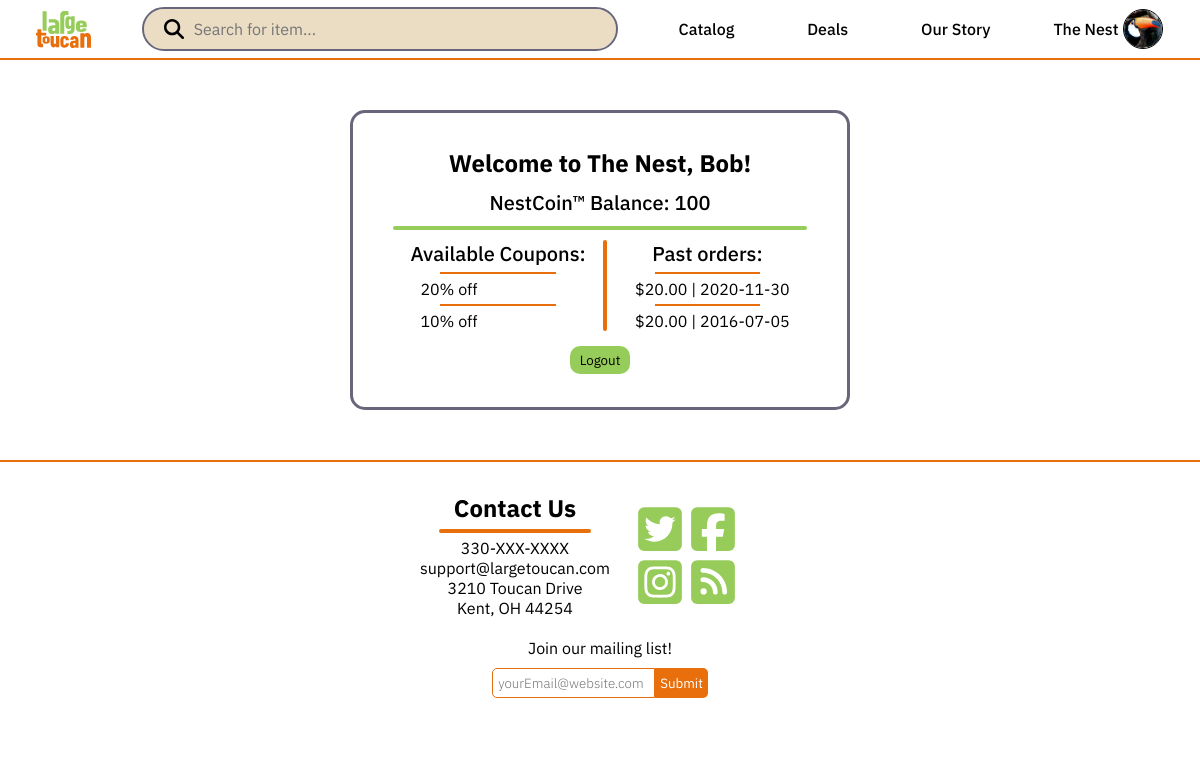
Screenshot of /public_html/largeToucan/userPage.php (signed in) with the database file from the repository.
### tables this page shows
create table customer
    (customer_ID    varchar(6) check (customer_ID like 'c_____'),
     first_name     varchar(30),
     last_name      varchar(30),
     street         varchar(50),
     city           varchar(30),
     state          varchar(15),
     zip            numeric(5),
     email          varchar(50) check (email like '%@%'),
     password       varchar(15),
     phone          numeric(10),
     date_of_birth  date,
     reward_points  numeric(65),
     primary key (customer_ID)
    );

create table uses
    (customer_ID    varchar(6) check (customer_ID like 'c_____'),
     coupon_ID      varchar(7) check (coupon_ID like 'cp_____'),
     primary key (customer_ID, coupon_ID),
     foreign key (customer_ID) references customer (customer_ID),
     foreign key (coupon_ID) references coupon (coupon_ID)
    );

create table coupon
    (coupon_ID          varchar(7) check (coupon_ID like 'cp_____'),
     reward_point_cost  numeric(4),
     description        varchar(500),
     primary key (coupon_ID)
    );

create table purchase
    (purchase_ID    varchar(6) check (purchase_ID like 'p_____'),
     customer_ID    varchar(6) check (customer_ID like 'c_____'),
     total_cost     numeric(10,2),
     purchase_date  date,
     primary key (purchase_ID),
     foreign key (customer_ID) references customer (customer_ID)
    );

### public_html/largeToucan/userPage.php (the view, shortened to what this page needs)
<?php session_start();
include '../../phpconfig/config.inc';
$conn = new mysqli($servername, $username, $password, $dbname);
$currentUserID = $_SESSION["customer_ID"];
$sql = "SELECT first_name, reward_points FROM customer where customer_ID = '$currentUserID'";
$userInfo = $conn->query($sql);
$userInfo = $userInfo->fetch_assoc();
$sql = "SELECT coupon_ID FROM uses WHERE customer_ID = '$currentUserID'";
$couponInfo = $conn->query($sql);
$sql = "SELECT purchase_date, total_cost FROM purchase WHERE customer_ID = '$currentUserID'";
$purchaseInfo = $conn->query($sql);
?>
<html lang="en-US" class=" ilpng idc0_350"><head>
	<link rel="stylesheet" href="style.css" type="text/css">
</head>
<body>
<main>
<?php echo $html = file_get_contents('header.html')?>
<div id="profileWrapper">
    <h2>Welcome to The Nest, <?php echo $userInfo['first_name'];?>!</h2>
    <div id="coinBalance">NestCoin™ Balance:
    <?php echo $userInfo['reward_points'];?>
    </div>
    <hr class="profileHR">
    <div id="userInfoWrapper">
    <div id="userCoupons">
    <p class ="userInfoHeader">Available Coupons:</p>
    <?php
    while($row = $couponInfo->fetch_assoc()) {
        echo "<hr class=\"userInfoHR\"><div class=\"userRow\">";
        $currentCouponID = $row['coupon_ID'];
        $sql = "SELECT reward_point_cost, description FROM coupon WHERE coupon_ID = '$currentCouponID'";
        $currentCouponInfo = $conn->query($sql);
        $currentCouponInfo = $currentCouponInfo->fetch_assoc();;
        echo $currentCouponInfo['description'];
        echo "</div>";
    }
    ?>
    </div>
    <div id="userLine"></div>
    <div id="userOrders">
    <p class ="userInfoHeader">Past orders:</p>
    <?php
    while($row = $purchaseInfo->fetch_assoc()) {
        echo "<hr class=\"userInfoHR\"><div class=\"userRow\">";
        echo " $".$row['total_cost']." | ";
        echo $row['purchase_date'];
        echo "</div>";
    }
    ?>
    </div>
    </div>
    <div><input type="button" button id="logoutButton" value="Logout" onclick="location='logoutCustomer.php'" /></div>
</div>
<?php echo $html = file_get_contents('footer.html')?>
</main>
</body>
</html>

### public_html/largeToucan/style.css (style rules this page uses)
* { margin: 0px; padding: 0px; font-family: "IBM Plex Sans"; text-align: center; box-sizing: border-box; }
main { height: 100%; width: 100%; }
h3 { font-size: 18pt; }
:root { --orange: #E96F0C; --white: #EADDC4; --black: #67667A; --blue: #16A1C5; --red: #CC5A68; --green: #96CC5A; --greenDown: #46B557; --orangeDown: #F2AA60; --greenDownDown : #118C42; }
#navBar { height: 60px; width: 100%; padding: 5px 10px 5px 10px; background-color: white; border-bottom: 2px solid var(--orange); position: sticky; font-weight: 500; display: flex; flex-direction: row; justify-content: space-around; align-items: center; top: 0; }
#navBar > div > a { color: black; text-decoration: none; padding: 10px; border-radius: 5px; }
#navLogo { height: 37px; }
#searchBar { width: 40%; background-color: var(--white); height: 40px; display: block; align-items: center; justify-content: flex-start; border-radius: 50px; outline: 2px solid var(--black); }
#searchBar > * { display: flex; margin-top: 10px; }
#searchImg { height: 20px; margin-left: 20px; margin-right: 10px; }
#searchText { display: flex; text-align:left; padding: 0px; width: 100%; margin-right: 5%; outline: none; border: none; background-color: var(--white); font-size: 12pt; }
#pfp { margin-left: 5px; height: 40px; width: 40px; border-radius: 100%; border: 1px black solid; }
#toNest { display: flex; justify-content: center; align-items: center; position: relative; }
footer { padding-top: 30px; border-top: 2px solid var(--orange) }
.socials { width: 50px; height: 50px; }
#socials { flex-wrap: wrap; display: flex; max-width: 150px; padding: 5px; gap: 3px; }
#socials > div > a > img { filter: invert(77%) sepia(25%) saturate(768%) hue-rotate(45deg) brightness(91%) contrast(95%); }
#links { display: flex; justify-content: center; gap: 20px; align-items: center; }
#contactHR { width: 80%; margin: 5px auto; border: 2px solid var(--orange); border-radius: 5px; }
#mailing { padding-top: 20px; padding-bottom: 40px; }
#mailingList { text-align: left; height: 100%; padding: 3px 5px; border: var(--orange) solid 1px; font-weight: 300; border-top-left-radius: 5px; border-bottom-left-radius: 5px; }
#mailingListSubmit { border: 0px; height: 100%; padding: 0px 5px 0px 5px; background-color: var(--orange); color: white; border-top-right-radius: 5px; border-bottom-right-radius: 5px; }
#mailForm { height: 30px; margin-top: 10px; }
#profileWrapper { margin: 0px auto; margin-top: 50px; margin-bottom: 50px; border-radius: 15px; border: 3px solid var(--black); padding: 10px; width: 500px; height: 300px; display: flex; flex-direction: column; justify-content: center; row-gap: 10px; }
.profileHR { margin: 0px 30px; border: 2px solid var(--green); border-radius: 30px; }
#userInfoWrapper { display: flex; flex-direction: row; justify-content: space-between; gap: 10px; margin: 0% 10%; }
.userInfoHeader { font-weight: 500; font-size: 20px; }
#userLine { border: 2px solid var(--orange); border-radius: 10px; }
.userRow { text-align: left; padding-left: 10px; font-weight: 400; }
#logoutButton { background-color: var(--green); padding: 5px 10px; border: none; margin-top: 5px; border-radius: 10px; }
.userInfoHR { border: 0.25px solid var(--orange); margin: 5px 30px; }
#coinBalance { font-size: 20px; font-weight: 500; }

### rows the page displays
customer: first_name "Bob", reward_points "100"
uses: coupon_ID.description "20% off"
uses: coupon_ID.description "10% off"
purchase: total_cost "20.00", purchase_date "2020-11-30"
purchase: total_cost "20.00", purchase_date "2016-07-05"
